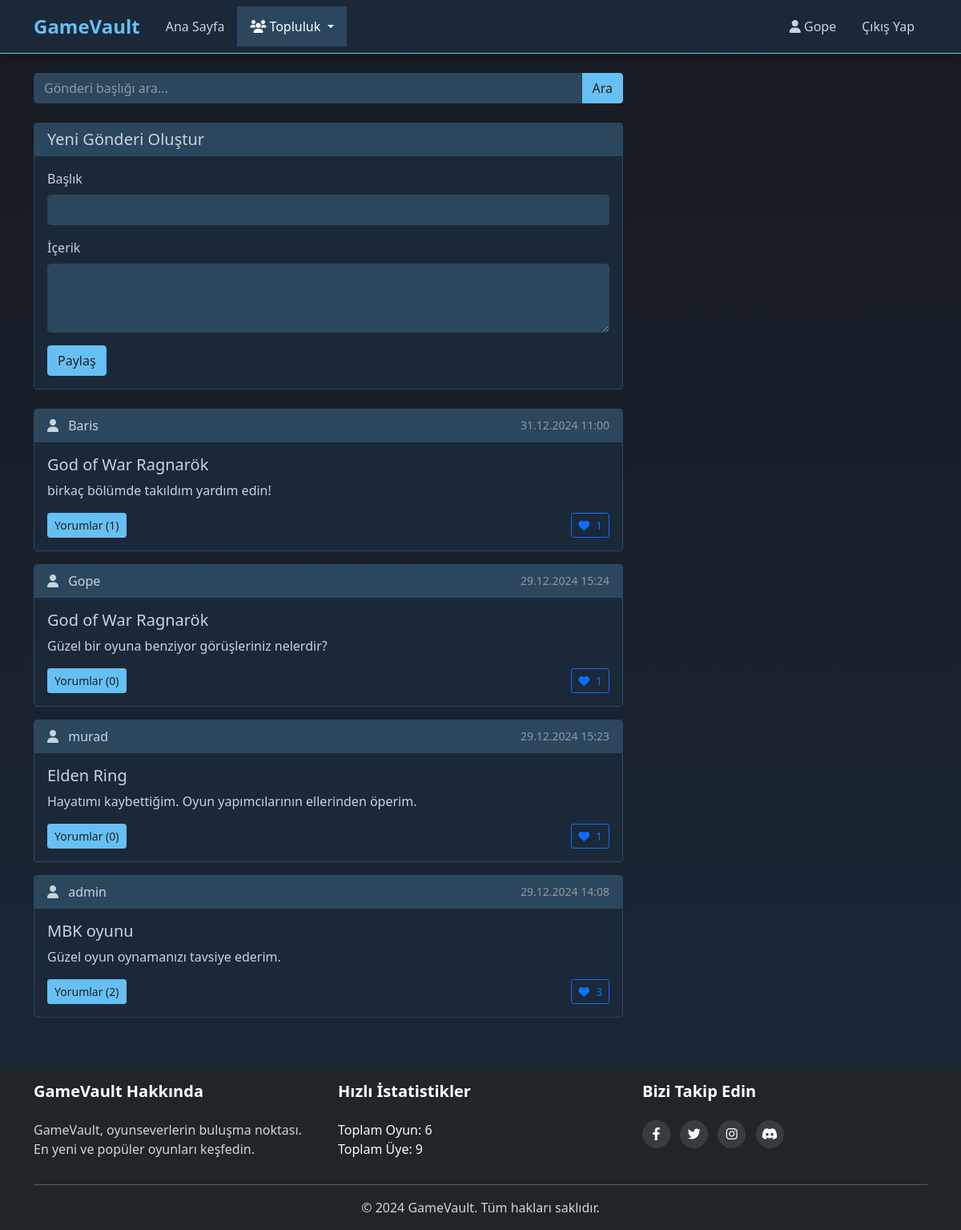
Screenshot of /community.php (signed in) with the database file from the repository.
### tables this page shows
CREATE TABLE forum_posts (
                id INTEGER PRIMARY KEY AUTOINCREMENT,
                user_id INTEGER NOT NULL,
                title TEXT NOT NULL,
                content TEXT NOT NULL,
                likes INTEGER DEFAULT 0,
                created_at DATETIME DEFAULT CURRENT_TIMESTAMP,
                FOREIGN KEY (user_id) REFERENCES users(id) ON DELETE CASCADE
            );

### community.php (the view, shortened to what this page needs)
<?php
$db = Database::getInstance()->getConnection();
$search_query = '';
try {
    $stmt = $db->prepare("
        SELECT fp.*, u.username,
        (SELECT COUNT(*) FROM forum_comments WHERE post_id = fp.id) as comment_count,
        (SELECT COUNT(*) FROM post_likes WHERE post_id = fp.id) as like_count
        FROM forum_posts fp
        JOIN users u ON fp.user_id = u.id
        WHERE fp.title LIKE ?
        ORDER BY fp.created_at DESC
    ");
    $stmt->execute(['%' . $search_query . '%']);
    $posts = $stmt->fetchAll();
} catch(PDOException $e) {
    $error = 'Gönderiler yüklenirken bir hata oluştu.';
}
include 'includes/header.php';
?>
<div class="container mt-4">
    <div class="row">
        <div class="col-md-8">
            <form method="GET" action="" class="mb-4">
                <div class="input-group">
                    <input type="text" class="form-control" name="search" placeholder="Gönderi başlığı ara..." value="<?php echo htmlspecialchars($search_query); ?>">
                    <button class="btn btn-primary" type="submit">Ara</button>
                </div>
            </form>
            <div class="card mb-4">
                <div class="card-header">
                    <h5 class="mb-0">Yeni Gönderi Oluştur</h5>
                </div>
                <div class="card-body">
                    <form method="POST" action="">
                        <div class="mb-3">
                            <label for="post_title" class="form-label">Başlık</label>
                            <input type="text" class="form-control" id="post_title" name="post_title" required>
                        </div>
                        <div class="mb-3">
                            <label for="post_content" class="form-label">İçerik</label>
                            <textarea class="form-control" id="post_content" name="post_content" rows="3" required></textarea>
                        </div>
                        <button type="submit" class="btn btn-primary">Paylaş</button>
                    </form>
                </div>
            </div>
            <?php foreach ($posts as $post): ?>
            <div class="card mb-3">
                <div class="card-header d-flex justify-content-between align-items-center">
                    <div>
                        <i class="fas fa-user me-2"></i>
                        <?php echo htmlspecialchars($post['username']); ?>
                    </div>
                    <small class="text-muted">
                        <?php echo date('d.m.Y H:i', strtotime($post['created_at'])); ?>
                    </small>
                </div>
                <div class="card-body">
                    <h5 class="card-title"><?php echo htmlspecialchars($post['title']); ?></h5>
                    <p class="card-text"><?php echo nl2br(htmlspecialchars($post['content'])); ?></p>
                    <div class="d-flex justify-content-between align-items-center">
                        <div>
                            <button class="btn btn-sm btn-primary comment-toggle" data-post-id="<?php echo $post['id']; ?>">
                                Yorumlar (<?php echo $post['comment_count']; ?>)
                            </button>
                        </div>
                        <div>
                            <button class="btn btn-sm btn-outline-primary like-btn" data-post-id="<?php echo $post['id']; ?>">
                                <i class="fas fa-heart me-1"></i>
                                <span class="like-count"><?php echo $post['like_count']; ?></span>
                            </button>
                        </div>
                    </div>
                </div>
            </div>
            <?php endforeach; ?>
        </div>
    </div>
</div>
<?php include 'includes/footer.php'; ?>

### css/style.css (style rules this page uses)
:root { --primary-bg: #171a21; --secondary-bg: #1b2838; --content-bg: #2a475e; --text-color: #c6d4df; --text-muted: #8f98a0; --text-hover: #ffffff; --primary-accent: #66c0f4; --secondary-accent: #1999ff; --success: #a4d007; --danger: #cc3d3d; --card-bg: #1b2838; --card-border: #2a475e; --card-hover: #2a475e; }
body { background-color: var(--primary-bg) !important; color: var(--text-color) !important; }
.card { background-color: var(--card-bg); border: 1px solid var(--card-border); transition: all 0.3s ease; }
.card-body { color: var(--text-color); }
.btn-primary { background-color: var(--primary-accent) !important; border-color: var(--primary-accent) !important; color: #202020 !important; }
.form-control, .form-select { background-color: var(--content-bg) !important; border-color: var(--card-border) !important; color: var(--text-color) !important; }
::placeholder { color: var(--text-muted) !important; opacity: 1; }
html, body { min-height: 100vh; display: flex; flex-direction: column; background: linear-gradient(to bottom, var(--primary-bg), var(--secondary-bg)) !important; }
.container { flex: 1; }
html, body { height: 100%; }
body { display: flex; flex-direction: column; min-height: 100vh; }
.form-control, .form-select { background-color: var(--content-bg); border: 1px solid var(--card-border); color: var(--text-color); }
.card { background-color: var(--card-bg) !important; border: 1px solid var(--card-border) !important; }
.card-header { background-color: var(--content-bg) !important; border-bottom: 1px solid var(--card-border) !important; color: var(--text-color) !important; }
.card-body { color: var(--text-color) !important; }
.form-label { color: var(--text-color) !important; }
.form-control { background-color: var(--content-bg) !important; border: 1px solid var(--card-border) !important; color: var(--text-color) !important; }
.text-muted { color: var(--text-muted) !important; }
::placeholder { color: var(--text-muted) !important; opacity: 0.7; }
.like-btn { transition: all 0.2s; }

### rows the page displays
forum_posts: username "Baris", created_at "31.12.2024 11:00", title "God of War Ragnarök", content "birkaç bölümde takıldım yardım edin!", comment_count "1", like_count "1"
forum_posts: username "Gope", created_at "29.12.2024 15:24", title "God of War Ragnarök", content "Güzel bir oyuna benziyor görüşleriniz nelerdir?", comment_count "0", like_count "1"
forum_posts: username "murad", created_at "29.12.2024 15:23", title "Elden Ring", content "Hayatımı kaybettiğim. Oyun yapımcılarının ellerinden öperim.", comment_count "0", like_count "1"
forum_posts: username "admin", created_at "29.12.2024 14:08", title "MBK oyunu", content "Güzel oyun oynamanızı tavsiye ederim.", comment_count "2", like_count "3"

### other values shown
$_SESSION['username'] "Gope"
$total_games "6"
$total_users "9"
